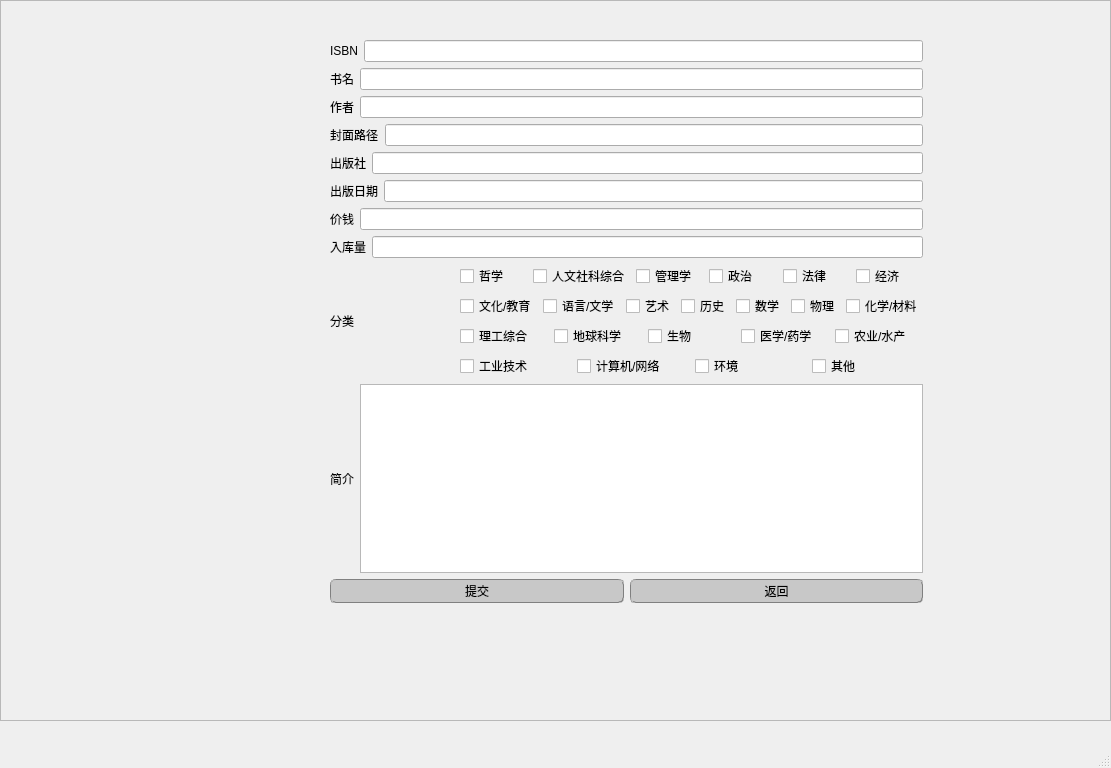
<?xml version="1.0" encoding="UTF-8"?>
<ui version="4.0">
 <class>Book_addOnly</class>
 <widget class="QMainWindow" name="Book_addOnly">
  <property name="geometry">
   <rect>
    <x>0</x>
    <y>0</y>
    <width>1111</width>
    <height>768</height>
   </rect>
  </property>
  <property name="windowTitle">
   <string>MainWindow</string>
  </property>
  <widget class="QWidget" name="centralwidget">
   <widget class="QWidget" name="layoutWidget">
    <property name="geometry">
     <rect>
      <x>330</x>
      <y>40</y>
      <width>593</width>
      <height>563</height>
     </rect>
    </property>
    <layout class="QVBoxLayout" name="verticalLayout_3">
     <item>
      <layout class="QVBoxLayout" name="verticalLayout_2">
       <item>
        <layout class="QVBoxLayout" name="verticalLayout">
         <item>
          <layout class="QHBoxLayout" name="horizontalLayout">
           <item>
            <widget class="QLabel" name="ISBN_label">
             <property name="text">
              <string>ISBN</string>
             </property>
            </widget>
           </item>
           <item>
            <widget class="QLineEdit" name="ISBN"/>
           </item>
          </layout>
         </item>
         <item>
          <layout class="QHBoxLayout" name="horizontalLayout_2">
           <item>
            <widget class="QLabel" name="name_label">
             <property name="text">
              <string>书名</string>
             </property>
            </widget>
           </item>
           <item>
            <widget class="QLineEdit" name="name"/>
           </item>
          </layout>
         </item>
         <item>
          <layout class="QHBoxLayout" name="horizontalLayout_3">
           <item>
            <widget class="QLabel" name="author_label">
             <property name="text">
              <string>作者</string>
             </property>
            </widget>
           </item>
           <item>
            <widget class="QLineEdit" name="author"/>
           </item>
          </layout>
         </item>
         <item>
          <layout class="QHBoxLayout" name="horizontalLayout_4">
           <item>
            <widget class="QLabel" name="image_label">
             <property name="text">
              <string>封面路径</string>
             </property>
            </widget>
           </item>
           <item>
            <widget class="QLineEdit" name="image"/>
           </item>
          </layout>
         </item>
         <item>
          <layout class="QHBoxLayout" name="horizontalLayout_5">
           <item>
            <widget class="QLabel" name="publish_label">
             <property name="text">
              <string>出版社</string>
             </property>
            </widget>
           </item>
           <item>
            <widget class="QLineEdit" name="publish"/>
           </item>
          </layout>
         </item>
         <item>
          <layout class="QHBoxLayout" name="horizontalLayout_6">
           <item>
            <widget class="QLabel" name="publish_date_label">
             <property name="text">
              <string>出版日期</string>
             </property>
            </widget>
           </item>
           <item>
            <widget class="QLineEdit" name="publish_date"/>
           </item>
          </layout>
         </item>
         <item>
          <layout class="QHBoxLayout" name="horizontalLayout_7">
           <item>
            <widget class="QLabel" name="price_label">
             <property name="text">
              <string>价钱</string>
             </property>
            </widget>
           </item>
           <item>
            <widget class="QLineEdit" name="price"/>
           </item>
          </layout>
         </item>
         <item>
          <layout class="QHBoxLayout" name="horizontalLayout_8">
           <item>
            <widget class="QLabel" name="price_label_2">
             <property name="text">
              <string>入库量</string>
             </property>
            </widget>
           </item>
           <item>
            <widget class="QLineEdit" name="num"/>
           </item>
          </layout>
         </item>
        </layout>
       </item>
       <item>
        <layout class="QHBoxLayout" name="horizontalLayout_10"/>
       </item>
      </layout>
     </item>
     <item>
      <layout class="QHBoxLayout" name="horizontalLayout_16">
       <item>
        <widget class="QLabel" name="classification_label">
         <property name="text">
          <string>分类</string>
         </property>
        </widget>
       </item>
       <item>
        <layout class="QVBoxLayout" name="verticalLayout_4">
         <item>
          <layout class="QHBoxLayout" name="horizontalLayout_12">
           <item>
            <widget class="QCheckBox" name="cla_0">
             <property name="text">
              <string>哲学</string>
             </property>
            </widget>
           </item>
           <item>
            <widget class="QCheckBox" name="cla_1">
             <property name="text">
              <string>人文社科综合</string>
             </property>
            </widget>
           </item>
           <item>
            <widget class="QCheckBox" name="cla_2">
             <property name="text">
              <string>管理学</string>
             </property>
            </widget>
           </item>
           <item>
            <widget class="QCheckBox" name="cla_3">
             <property name="text">
              <string>政治</string>
             </property>
            </widget>
           </item>
           <item>
            <widget class="QCheckBox" name="cla_4">
             <property name="text">
              <string>法律</string>
             </property>
            </widget>
           </item>
           <item>
            <widget class="QCheckBox" name="cla_5">
             <property name="text">
              <string>经济</string>
             </property>
            </widget>
           </item>
          </layout>
         </item>
         <item>
          <layout class="QHBoxLayout" name="horizontalLayout_13">
           <item>
            <widget class="QCheckBox" name="cla_6">
             <property name="text">
              <string>文化/教育</string>
             </property>
            </widget>
           </item>
           <item>
            <widget class="QCheckBox" name="cla_7">
             <property name="text">
              <string>语言/文学</string>
             </property>
            </widget>
           </item>
           <item>
            <widget class="QCheckBox" name="cla_8">
             <property name="text">
              <string>艺术</string>
             </property>
            </widget>
           </item>
           <item>
            <widget class="QCheckBox" name="cla_9">
             <property name="text">
              <string>历史</string>
             </property>
            </widget>
           </item>
           <item>
            <widget class="QCheckBox" name="cla_10">
             <property name="text">
              <string>数学</string>
             </property>
            </widget>
           </item>
           <item>
            <widget class="QCheckBox" name="cla_11">
             <property name="text">
              <string>物理</string>
             </property>
            </widget>
           </item>
           <item>
            <widget class="QCheckBox" name="cla_12">
             <property name="text">
              <string>化学/材料</string>
             </property>
            </widget>
           </item>
          </layout>
         </item>
         <item>
          <layout class="QHBoxLayout" name="horizontalLayout_14">
           <item>
            <widget class="QCheckBox" name="cla_13">
             <property name="text">
              <string>理工综合</string>
             </property>
            </widget>
           </item>
           <item>
            <widget class="QCheckBox" name="cla_14">
             <property name="text">
              <string>地球科学</string>
             </property>
            </widget>
           </item>
           <item>
            <widget class="QCheckBox" name="cla_16">
             <property name="text">
              <string>生物</string>
             </property>
            </widget>
           </item>
           <item>
            <widget class="QCheckBox" name="cla_17">
             <property name="text">
              <string>医学/药学</string>
             </property>
            </widget>
           </item>
           <item>
            <widget class="QCheckBox" name="cla_18">
             <property name="text">
              <string>农业/水产</string>
             </property>
            </widget>
           </item>
          </layout>
         </item>
         <item>
          <layout class="QHBoxLayout" name="horizontalLayout_15">
           <item>
            <widget class="QCheckBox" name="cla_19">
             <property name="text">
              <string>工业技术</string>
             </property>
            </widget>
           </item>
           <item>
            <widget class="QCheckBox" name="cla_20">
             <property name="text">
              <string>计算机/网络</string>
             </property>
            </widget>
           </item>
           <item>
            <widget class="QCheckBox" name="cla_21">
             <property name="text">
              <string>环境</string>
             </property>
            </widget>
           </item>
           <item>
            <widget class="QCheckBox" name="cla_22">
             <property name="text">
              <string>其他</string>
             </property>
            </widget>
           </item>
          </layout>
         </item>
        </layout>
       </item>
      </layout>
     </item>
     <item>
      <layout class="QHBoxLayout" name="horizontalLayout_9">
       <item>
        <widget class="QLabel" name="description_label">
         <property name="text">
          <string>简介</string>
         </property>
        </widget>
       </item>
       <item>
        <widget class="QPlainTextEdit" name="description"/>
       </item>
      </layout>
     </item>
     <item>
      <layout class="QHBoxLayout" name="horizontalLayout_11">
       <item>
        <widget class="QPushButton" name="submit">
         <property name="minimumSize">
          <size>
           <width>0</width>
           <height>0</height>
          </size>
         </property>
         <property name="styleSheet">
          <string notr="true">/*	qproperty-icon: url(./appIcons/location-1.png);
按钮普通态*/
QPushButton
{
	border:0.5px groove gray;
	border-radius:5px;
	padding:2px 4px;
	background-color:rgb(200 , 200 , 200);
}

/*按钮停留态*/
QPushButton:hover
{
    /*背景颜色*/  
    background-color:rgb(255 , 255 , 255);
}

/*按钮按下态*/
QPushButton:pressed
{
    /*背景颜色*/  
    background-color:rgb(255 , 255 , 255);
    /*左内边距为3像素，让按下时字向右移动3像素*/  
    padding-left:5px;
    /*上内边距为3像素，让按下时字向下移动3像素*/  
    padding-top:5px;
}</string>
         </property>
         <property name="text">
          <string>提交</string>
         </property>
        </widget>
       </item>
       <item>
        <widget class="QPushButton" name="pushButton_return">
         <property name="styleSheet">
          <string notr="true">/*	qproperty-icon: url(./appIcons/location-1.png);
按钮普通态*/
QPushButton
{
	border:0.5px groove gray;
	border-radius:5px;
	padding:2px 4px;
	background-color:rgb(200 , 200 , 200);
}

/*按钮停留态*/
QPushButton:hover
{
    /*背景颜色*/  
    background-color:rgb(255 , 255 , 255);
}

/*按钮按下态*/
QPushButton:pressed
{
    /*背景颜色*/  
    background-color:rgb(255 , 255 , 255);
    /*左内边距为3像素，让按下时字向右移动3像素*/  
    padding-left:5px;
    /*上内边距为3像素，让按下时字向下移动3像素*/  
    padding-top:5px;
}</string>
         </property>
         <property name="text">
          <string>返回</string>
         </property>
        </widget>
       </item>
      </layout>
     </item>
    </layout>
   </widget>
   <widget class="QFrame" name="frame">
    <property name="geometry">
     <rect>
      <x>0</x>
      <y>0</y>
      <width>1111</width>
      <height>721</height>
     </rect>
    </property>
    <property name="styleSheet">
     <string notr="true">border-image: url(:/new/img/back.png)</string>
    </property>
    <property name="frameShape">
     <enum>QFrame::StyledPanel</enum>
    </property>
    <property name="frameShadow">
     <enum>QFrame::Raised</enum>
    </property>
   </widget>
   <zorder>frame</zorder>
   <zorder>layoutWidget</zorder>
  </widget>
  <widget class="QMenuBar" name="menubar">
   <property name="geometry">
    <rect>
     <x>0</x>
     <y>0</y>
     <width>1111</width>
     <height>26</height>
    </rect>
   </property>
  </widget>
  <widget class="QStatusBar" name="statusbar"/>
 </widget>
 <resources/>
 <connections/>
</ui>
